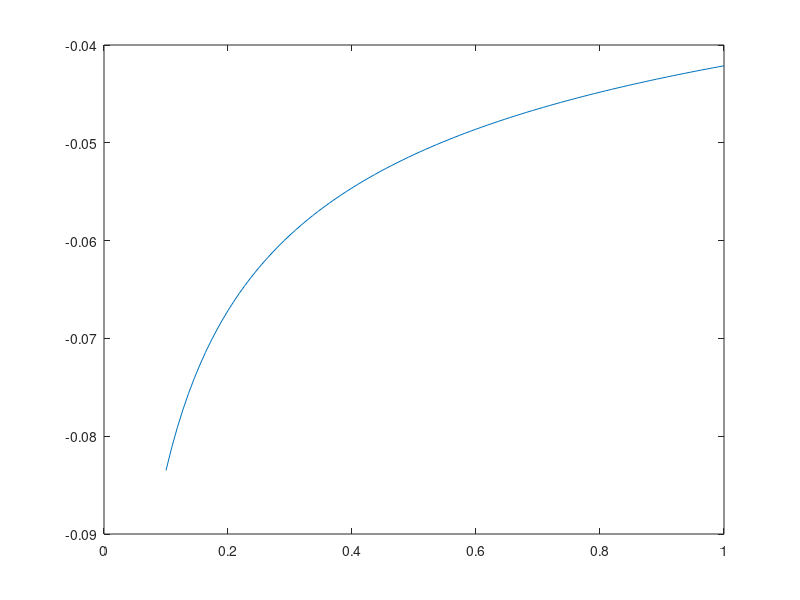

Recreate this plot in MATLAB.
%%%%%%%%%%%%%%%%%%%%%%%%%%%%%%%%%%%%%%%%%%%%%%%%%%%%%%%%%%%%%%%%%%%%%%%%%%%
%CONSTANTS

% beta
e = 1.6e-19 % [C]
pi = 3.1416
hBarre = 1.054e-34 % [J.s]
fermiVelocity = 1e6 % [m.s-1]
beta = (e^3)/(pi*(hBarre*fermiVelocity)^2)

% Ctop
vacuumPermitivity = 8.854e-12 % [F.m-1]
relativePermitivity = 3.4 % no unit
oxideThickness = 8.5e-9 % [m]
Ctop = vacuumPermitivity*relativePermitivity/oxideThickness % [F.m-2]

% npuddle
delta = 66.8e-3*1.6e-19 % [J]
npuddle = (delta^2)/(pi*hBarre^2*fermiVelocity^2) % [C.m-2]

% omega 
omega = 56e-3*1.6e-19/hBarre % [s-1]

% mobility
mobility = 7000e4 % [V.m-2.s-1]

% length of the channel
channelLength = 1e-6 % [m]

% width of the channel
channelWidth = 1e-6 %[m]

% Gate volage 
gateVoltage = 0 % [V]

%%%%%%%%%%%%%%%%%%%%%%%%%%%%%%%%%%%%%%%%%%%%%%%%%%%%%%%%%%%%%%%%%%%%%%%%%%
% DRAIN VOLTAGE ARRAY 
drainVoltageMin = 0.1 % [V]
drainVoltageMax = 1 % [V]
drainVoltageArray = linspace(drainVoltageMin,drainVoltageMax,100)

%%%%%%%%%%%%%%%%%%%%%%%%%%%%%%%%%%%%%%%%%%%%%%%%%%%%%%%%%%%%%%%%%%%%%%%%%%%
% DRAIN CURRENT ARRAY COMPUTATION

%%%%%%%%%%%%%%%%%%%%%%%%%%%%%%%%%%%%%
% DENOMINATOR COMPUTATION

% absQnetArray
absQnetArray = abs((beta*((-Ctop+(Ctop^2.+4*beta*abs(Ctop*(gateVoltage-drainVoltageArray/2))).^0.5)))/(2*beta))

% denominatorArray
denominatorArray = channelLength + (mobility/omega)*((pi*abs(absQnetArray)/e+npuddle).^0.5).*drainVoltageArray

%%%%%%%%%%%%%%%%%%%%%%%%%%%%%%%%%%%%%
% NUMERATOR COMPUTATION

% TnumArray
z2Array = Ctop*(gateVoltage-drainVoltageArray/2) % <0
z1 = Ctop*gateVoltage % < 0
TnumArray = (-1/(12*e*beta^2*Ctop))*((6*beta*Ctop^2*z2Array-6*beta^2*z2Array+Ctop*(Ctop^2-4*beta*z2Array).^1.5)-(6*beta*Ctop^2*z1-6*beta^2*z1+Ctop*(Ctop^2-4*beta*z1).^1.5))

% numeratorArray
numeratorArray = (e*mobility*channelWidth)*(TnumArray+npuddle*drainVoltageArray)

%%%%%%%%%%%%%%%%%%%%%%%%%%%%%%%%%%%%%%
% DRAIN CURRENT COMPUTATION

% drainCurrentArray
drainCurrentArray = numeratorArray./denominatorArray

%%%%%%%%%%%%%%%%%%%%%%%%%%%%%%%%%%%%%%%%%%%%%%%%%%%%%%%%%%%%%%%%%%%%%%%%%%%
% PLOT
plot(drainVoltageArray,drainCurrentArray)
